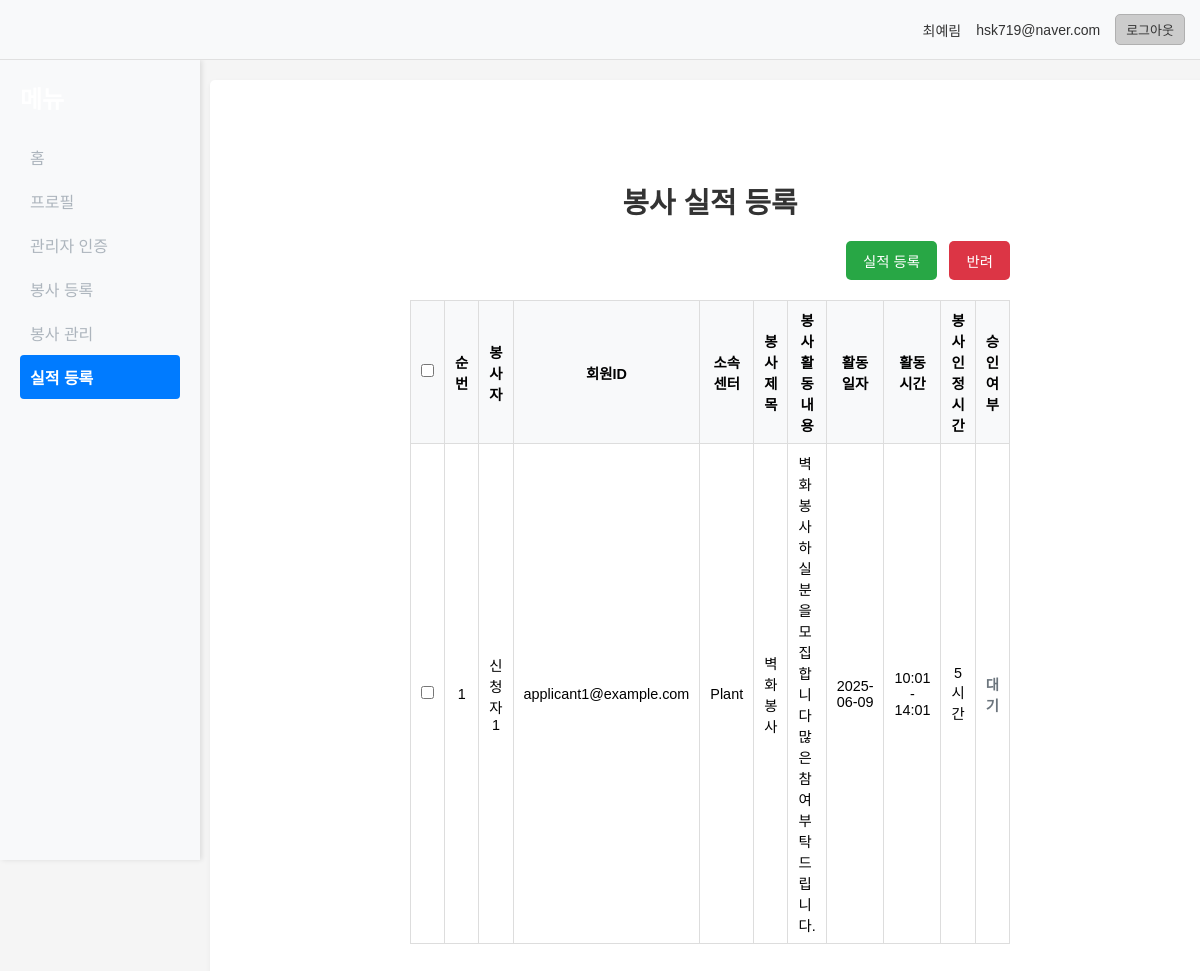
Page /admin/record-performance (signed in) on the committed database.
### tables this page shows
CREATE TABLE users (
                id INTEGER PRIMARY KEY AUTOINCREMENT,
                name TEXT NOT NULL,
                email TEXT UNIQUE NOT NULL,
                password TEXT NOT NULL,
                created_at TIMESTAMP DEFAULT CURRENT_TIMESTAMP
            );

CREATE TABLE admin_verifications (
                id INTEGER PRIMARY KEY AUTOINCREMENT,
                user_id INTEGER NOT NULL,
                organization TEXT NOT NULL,
                representative TEXT NOT NULL,
                business_number TEXT NOT NULL,
                office_phone TEXT NOT NULL,
                address TEXT NOT NULL,
                manager_phone TEXT NOT NULL,
                status TEXT DEFAULT 'pending', /* pending, approved, rejected */
                rejection_reason TEXT, /* 반려 사유 추가 */
                created_at TIMESTAMP DEFAULT CURRENT_TIMESTAMP,
                FOREIGN KEY (user_id) REFERENCES users (id)
            );

### app.py (the view)
@app.route('/admin/record-performance') # URL은 유지하되, 접근 권한 변경
@login_required # 로그인된 사용자만 접근 가능
def record_performance_page():
    current_user = get_user_from_session()
    conn_v = None
    conn_u = None
    approved_applications = []
    admin_org_map = {}
    try:
        conn_v = sqlite3.connect(VOLUNTEER_DB_PATH)
        conn_v.row_factory = sqlite3.Row
        cursor_v = conn_v.cursor()
        cursor_v.execute("""SELECT
                           va.id as application_id,
                           va.applicant_name,
                           va.applicant_email,
                           v.activity_title,
                           v.volunteer_content,
                           va.volunteer_date,
                           v.activity_time_start,
                           v.activity_time_end,
                           v.credited_hours,
                           v.user_id as admin_user_id,
                           va.performance_status,
                           va.performance_rejection_reason
                       FROM volunteer_applications va
                       JOIN volunteers v ON va.volunteer_id = v.id
                       WHERE va.status = 'approved'
                       ORDER BY va.application_date DESC""")
        applications_raw = cursor_v.fetchall()
        admin_ids = list(set(app['admin_user_id'] for app in applications_raw if app['admin_user_id']))
        if admin_ids:
            conn_u = sqlite3.connect(USERS_DB_PATH)
            conn_u.row_factory = sqlite3.Row # admin_verifications 테이블 접근 시에도 row_factory 사용
            cursor_u = conn_u.cursor()
            placeholders = ','.join('?' * len(admin_ids))
            cursor_u.execute(f"""SELECT user_id, organization
                                FROM admin_verifications
                                WHERE user_id IN ({placeholders}) AND status = 'approved'""",
                             tuple(admin_ids))
            for row in cursor_u.fetchall():
                 admin_org_map[row[0]] = row[1]
        for app in applications_raw:
            app_dict = dict(app)
            admin_id = app_dict.get('admin_user_id')
            app_dict['admin_org_name'] = admin_org_map.get(admin_id, '기관 정보 없음')
            approved_applications.append(app_dict)
    except sqlite3.Error as e:
        logger.error(f"실적 등록 페이지 데이터 조회 중 DB 오류: {str(e)}", exc_info=True)
        flash("데이터 조회 중 오류가 발생했습니다.", "error")
    except Exception as e:
        logger.error(f"실적 등록 페이지 데이터 조회 중 서버 오류: {str(e)}", exc_info=True)
        flash("데이터 조회 중 오류가 발생했습니다.", "error")
    finally:
        if conn_v:
            conn_v.close()
        if conn_u:
            conn_u.close()
    return render_template('record_performance.html',
                           current_user=current_user,
                           applications=approved_applications,
                           page_type='record_performance')

### app.py (called while the page is built)
def login_required(f):
    @wraps(f)
    def decorated_function(*args, **kwargs):
        if 'user_id' not in session:
            return redirect(url_for('login_page', next=request.url))
        return f(*args, **kwargs)
    return decorated_function

@app.after_request
def after_request(response):
    response.headers.add('ngrok-skip-browser-warning', 'true')
    response.headers.add('Access-Control-Allow-Origin', '*')
    response.headers.add('Access-Control-Allow-Headers', 'Content-Type,Authorization')
    response.headers.add('Access-Control-Allow-Methods', 'GET,PUT,POST,DELETE,OPTIONS')
    return response

### templates/record_performance.html (shortened to what this page needs)
<!DOCTYPE html>
<html lang="ko">
  <head>
    <link
      rel="stylesheet"
      href="{{ url_for('static', filename='css/style.css') }}"
    />
  </head>
  <body>
    <div class="main-container">
      <div class="user-info-container">
        <div class="user-info">
          <span id="userName"
            >{{ current_user.name if current_user else '' }}</span
          >
          <span id="userEmail"
            >{{ current_user.email if current_user else '' }}</span
          >
          <button id="logoutBtn" class="logout-btn">로그아웃</button>
        </div>
      </div>
      <div class="sidebar">
        <h2>메뉴</h2>
        <ul>
          <li><a href="{{ url_for('main_page') }}" {% if page_type == 'main' %}class="active"{% endif %}>홈</a></li>
          <li><a href="{{ url_for('profile_page') }}" {% if page_type == 'profile' %}class="active"{% endif %}>프로필</a></li>
          {% if current_user and current_user.email == 'admin@test.com' %}
            <li><a href="{{ url_for('approve_requests_page') }}" {% if page_type == 'approve_requests' %}class="active"{% endif %}>관리자 승인</a></li>
            <li><a href="{{ url_for('demand_stats_page') }}" {% if page_type == 'demand_stats' %}class="active"{% endif %}>수요처 실적 현황</a></li>
          {% else %}
            <li><a href="{{ url_for('admin_verification') }}" {% if page_type == 'admin_verification' %}class="active"{% endif %}>관리자 인증</a></li>
            <li><a href="{{ url_for('register_volunteer_page') }}" {% if page_type == 'register_volunteer' %}class="active"{% endif %}>봉사 등록</a></li>
            <li><a href="{{ url_for('manage_volunteers_page') }}" {% if page_type == 'manage_volunteers' %}class="active"{% endif %}>봉사 관리</a></li>
            <li><a href="{{ url_for('record_performance_page') }}" {% if page_type == 'record_performance' %}class="active"{% endif %}>실적 등록</a></li>
          {% endif %}
        </ul>
      </div>
      <div class="main-content">
        {% if not (current_user and current_user.is_admin) %}
        <div class="no-access-container" style="text-align:center; margin-top:80px;">
          <h2 style="margin-bottom:24px;">접근 권한 없음</h2>
          <p style="font-size:1.2em; color:#6c757d; margin-bottom:16px;">이 기능을 사용하려면 관리자 인증이 필요합니다.</p>
          <p style="color:#6c757d; margin-bottom:32px;">아직 관리자 인증을 신청하지 않으셨다면, 아래 버튼을 눌러 신청 페이지로 이동해주세요.</p>
          <a href="{{ url_for('admin_verification') }}" class="btn btn-primary" style="padding:12px 32px; font-size:1.1em; background:#2196f3; color:#fff; border-radius:6px; text-decoration:none;">관리자 인증 신청하기</a>
        </div>
        {% else %}
        <h2>봉사 실적 등록</h2>
        <div class="action-buttons">
          <button id="registerSelectedBtn" class="register-btn">
            실적 등록
          </button>
          <button id="rejectSelectedBtn" class="reject-btn">반려</button>
        </div>
        <table class="performance-table">
          <thead>
            <tr>
              <th><input type="checkbox" id="selectAllCheckbox" /></th>
              <th>순번</th>
              <th>봉사자</th>
              <th>회원ID</th>
              <th>소속센터</th>
              <th>봉사 제목</th>
              <th>봉사활동 내용</th>
              <th>활동일자</th>
              <th>활동 시간</th>
              <th>봉사 인정시간</th>
              <th>승인 여부</th>
            </tr>
          </thead>
          <tbody>
            {% for app in applications %}
            <tr data-application-id="{{ app.application_id }}">
              <td><input type="checkbox" class="record-checkbox" /></td>
              <td>{{ loop.index }}</td>
              <td>{{ app.applicant_name }}</td>
              <td>{{ app.applicant_email }}</td>
              <td>{{ app.admin_org_name }}</td>
              <td>{{ app.activity_title }}</td>
              <td>{{ app.volunteer_content | truncate(50) }}</td>
              <td>{{ app.volunteer_date }}</td>
              <td>
                {{ app.activity_time_start }} - {{ app.activity_time_end }}
              </td>
              <td>{{ app.credited_hours }}</td>
              <td>
                {% if app.performance_status == 'recorded' %}
                <span class="status-recorded">요청</span>
                {% elif app.performance_status == 'rejected' %}
                <span class="status-rejected">반려</span>
                {% elif app.performance_status == 'pending' or not
                app.performance_status %}
                <span class="status-pending">대기</span>
                {% else %}
                <span class="status-unknown">{{ app.performance_status }}</span>
                {% endif %}
              </td>
            </tr>
            {% else %}
            <tr>
              <td colspan="11">실적을 등록할 승인된 신청 내역이 없습니다.</td>
            </tr>
            {% endfor %}
          </tbody>
        </table>
        {% endif %}
      </div>
    </div>
  </body>
</html>

### static/css/style.css (style rules this page uses)
* { margin: 0; padding: 0; box-sizing: border-box; }
body { font-family: Arial, sans-serif; background-color: #f5f5f5; margin: 0; padding: 20px; display: flex; justify-content: center; align-items: center; min-height: 100vh; }
h2 { text-align: center; color: #333; margin-bottom: 30px; }
.main-container { display: flex; }
.user-info-container { background-color: #f8f9fa; padding: 15px; border-bottom: 1px solid #e0e0e0; position: fixed; top: 0; left: 0; right: 0; z-index: 1000; height: 60px; display: flex; align-items: center; justify-content: flex-end; }
.user-info { display: flex; align-items: center; gap: 15px; }
.user-info span { font-size: 14px; color: #333; }
.logout-btn { padding: 5px 10px; background: #cccccc; color: #333; border: 1px solid #b0b0b0; border-radius: 5px; cursor: pointer; transition: all 0.3s ease; font-size: 13px; }
.sidebar { width: 200px; background-color: #f8f9fa; padding: 20px; height: 100vh; box-shadow: 2px 0 5px rgba(0, 0, 0, 0.1); position: fixed; left: 0; top: 60px; }
.sidebar h2 { color: white; margin-bottom: 20px; text-align: left; }
.sidebar ul { list-style: none; padding: 0; }
.sidebar ul li a { color: #adb5bd; text-decoration: none; display: block; padding: 10px 0; transition: color 0.2s ease-in-out, background-color 0.2s ease-in-out; border-radius: 4px; padding-left: 10px; }
.sidebar ul li a.active { color: white; background-color: #007bff; font-weight: bold; }
.main-content { margin-left: 220px; padding: 100px 200px; flex-grow: 1; margin-top: 60px; width: calc(100% - 220px); background-color: #fff; box-shadow: 0 2px 5px rgba(0, 0, 0, 0.05); border-radius: 5px; }
.main-content h2 { font-size: 1.8em; margin-bottom: 20px; }
.status-pending { color: #ff9800; font-weight: bold; }

### templates/record_performance.html (style rules this page uses)
.performance-table { width: 100%; border-collapse: collapse; margin-top: 20px; font-size: 0.9em; }
.performance-table th, .performance-table td { border: 1px solid #ddd; padding: 8px 10px; text-align: center; vertical-align: middle; }
.performance-table th { background-color: #f8f9fa; font-weight: 600; }
.performance-table td:nth-child(6), .performance-table td:nth-child(7) { text-align: left; }
.action-buttons { margin-top: 20px; text-align: right; }
.action-buttons button { padding: 8px 16px; margin-left: 8px; border-radius: 5px; cursor: pointer; font-size: 0.9em; border: 1px solid transparent; transition: all 0.2s ease-in-out; }
.register-btn { background-color: #28a745; color: white; border-color: #28a745; }
.reject-btn { background-color: #dc3545; color: white; border-color: #dc3545; }
.status-pending { color: #6c757d; }

### rows in the picture
users: name "최예림", email "hsk719@naver.com"
admin_verifications: applicant_name "신청자1", applicant_email "applicant1@example.com", admin_org_name "Plant", activity_title "벽화봉사", volunteer_content "벽화봉사하실분을 모집합니다 많은참여 부탁드립니다.", volunteer_date "2025-06-09", activity_time_start "10:01", activity_time_end "14:01", credited_hours "5시간"
